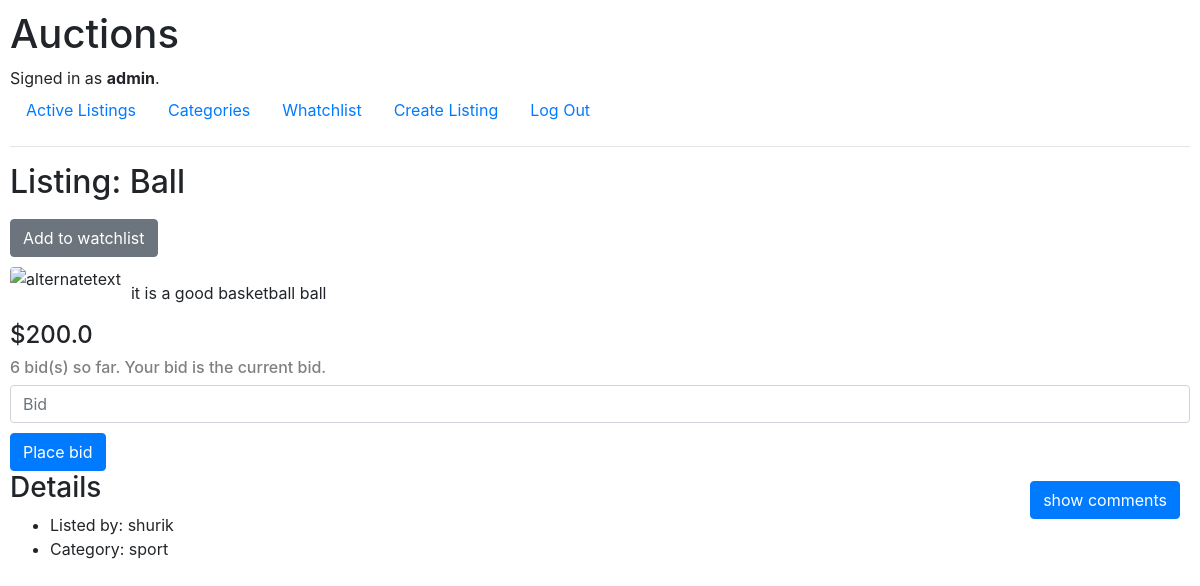
The app's page /auctions/Ball (signed in) with its own data.
### auctions/models.py (models this page shows)
class User(AbstractUser):
	pass

class AuctionListings(models.Model):
	name = models.CharField(max_length = 100, unique=True)
	user_name = models.CharField(max_length = 20)
	count_bids = models.IntegerField(default = 0)
	price = models.FloatField()
	description = models.TextField()
	image_url = models.TextField()
	created_date = models.DateTimeField('date published')
	actual = models.BooleanField(default = True)

class Categories(models.Model):
	listing_name = models.ForeignKey(AuctionListings, on_delete=models.CASCADE, to_field='name')
	category = models.CharField(max_length = 50)

### auctions/views.py (the view)
# urls.py: path("auctions/<str:listing_name>", views.listing, name="listing"),
@login_required
def listing(request, listing_name):
    if request.method == "POST":
        if "bid" in request.POST:
            bid_price = request.POST["bid"]
            username = request.user
            date = timezone.now()
            listing = AuctionListings.objects.get(name=listing_name)
            listing.auctionbids_set.create(bid_price=bid_price, user_bid=username, date=date)
            listing.count_bids += 1
            listing.save()
            return load_listing(request, listing_name)
        else:
            username = request.user
            listing = AuctionListings.objects.get(name=listing_name)
            listing.watchlists_set.create(user=username)
            return load_listing(request, listing_name)
    else: return load_listing(request, listing_name)

### auctions/login_required.py (called while the page is built)
def login_required(function):
    @wraps(function)
    def decorated_function(*args, **kwargs):
        if not args[0].user.is_authenticated:
            return render(args[0], "auctions/login.html" ,
                {"message": "To use this method you must be logged in."})
        return function(*args, **kwargs)
    return decorated_function

### auctions/views.py (called while the page is built)
def load_listing(request, listing_name):
    listing = AuctionListings.objects.get(name = listing_name)
    category = listing.categories_set.get().category
    count_watchlists = listing.watchlists_set.filter(user=request.user).count()
    context = {
        'listing': listing,
        'count': count_watchlists,
        'category': category
    }
    return render(request, "auctions/listing.html", context)

### auctions/templates/auctions/listing.html
{% extends "auctions/layout.html" %}
{% block body %}
    <h2> Listing: {{ listing.name }} </h2>
	<form action="{% url 'auctions:listing' listing.name %}" method="post">{% csrf_token %}
		{% if count == 1 %}
	    	<button type="button" class="btn btn-secondary" name="watchlist"> Watchlist </button>
		{% else %}
			<button type="submit" class="btn btn-secondary" name="watchlist"> Add to watchlist </button>
		{% endif %}
    </form>
    <img src="{{ listing.image_url }}" class="img-fluid rounded float-left" alt="alternatetext">
    <br>
    <div class="justify-content-left">
	    <p> {{ listing.description }} </p>
	    <h4> ${{ listing.price }} </h4>
	    <h6> {{ listing.count_bids }} bid(s) so far. Your bid is the current bid. </h6>
	    <form action="{% url 'auctions:listing' listing.name %}" method="post">{% csrf_token %}
			<div>
				<input required class="form-control col-sm-12" name="bid" placeholder="Bid">
				<button type="submit" class="btn btn-primary"> Place bid </button>
			</div>
		</form>
		<form action="{% url 'auctions:comments' listing.name %}">
			<button type="submit" class="btn btn-primary float-right"> show comments </button>
		</form>
	</div>
	<h3> Details </h3>
	<ul>
		<li> Listed by: {{ listing.user_name }} </li>
		<li> Category: {{ category }} </li>
	</ul>
{% endblock %}

### auctions/templates/auctions/layout.html (shortened to what this page needs)
{% load static %}
<!DOCTYPE html>
<html lang="en">
    <head>
        <link rel="stylesheet" href="https://stackpath.bootstrapcdn.com/bootstrap/4.4.1/css/bootstrap.min.css">
        <link href="{% static 'auctions/styles.css' %}" rel="stylesheet">
    </head>
    <body>
        <h1>Auctions</h1>
        <div>
            {% if user.is_authenticated %}
                Signed in as <strong>{{ user.username }}</strong>.
            {% else %}
                Not signed in.
            {% endif %}
        </div>
        <ul class="nav">
            <li class="nav-item">
                <a class="nav-link" href="{% url 'auctions:index' %}">Active Listings</a>
            </li>
            <li class="nav-item">
                <a class="nav-link" href="{% url 'auctions:categories' %}">Categories</a>
            </li>
            {% if user.is_authenticated %}
                <li class="nav-item d-flex">
                    <a class="nav-link" href="{% url 'auctions:watchlist' %}">Whatchlist</a>
                </li>
                <li class="nav-item">
                    <a class="nav-link" href="{% url 'auctions:create' %}">Create Listing</a>
                </li>
                <li class="nav-item">
                    <a class="nav-link" href="{% url 'auctions:logout' %}">Log Out</a>
                </li>
            {% endif %}
        </ul>
        <hr>
        {% block body %}
        {% endblock %}
    </body>
</html>

### auctions/static/auctions/styles.css (style rules this page uses)
body { padding: 10px; }
h6 { color: gray; }
button { margin-top: 10px; margin-right: 10px; }
img { margin: 10px 10px 10px 0; }

### records on screen
User: username "admin"
AuctionListings: name "Ball", description "it is a good basketball ball", price "200.0", count_bids "6", user_name "shurik"
Categories: category "sport"
